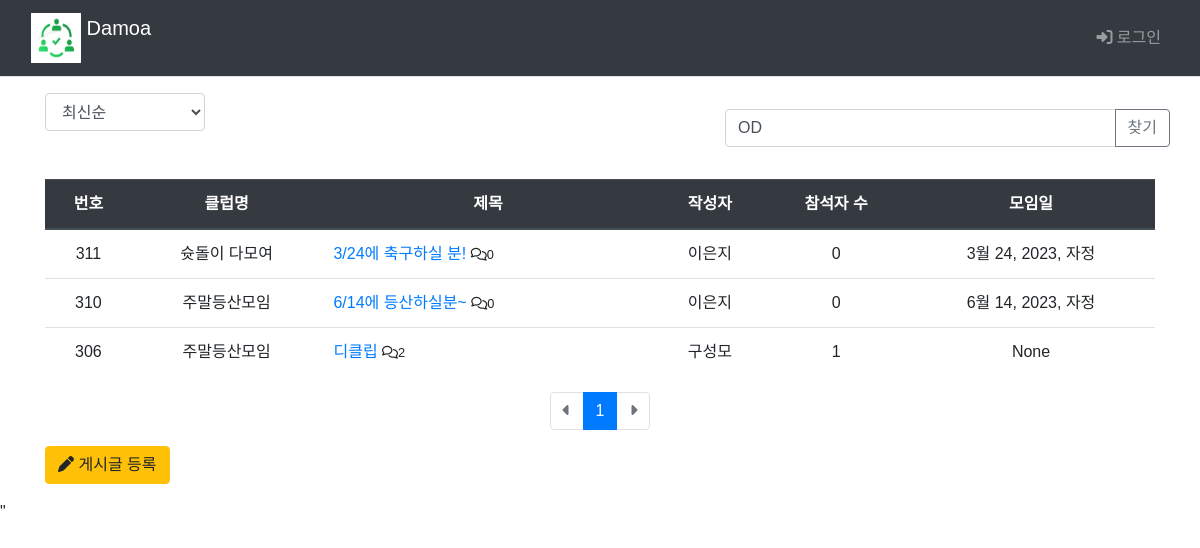
The app's page /main/board_list/?kw=OD with its own data.
### main/models.py (models this page shows, shortened)
class Board(models.Model):
    club = models.ForeignKey(Club, on_delete=models.CASCADE)
    author = models.ForeignKey(settings.AUTH_USER_MODEL, on_delete=models.CASCADE, default=1, null=True, related_name='author_board')
    subject = models.CharField('제목', max_length = 200,
                               help_text='게시글의 제목을 한 줄로 작성하세요.')
    content = models.TextField('내용', help_text='내용을 상세히 작성하세요.')
    create_date = models.DateTimeField('생성일')
    modify_date = models.DateTimeField(null=True, blank=True)
    voter=models.ManyToManyField(settings.AUTH_USER_MODEL, related_name='voter_board')
    event_date = models.DateTimeField('모임일',null=True, blank=True)

class Club(models.Model):
    class category(models.TextChoices):
        from django.utils.translation import gettext_lazy as _
        COOK = 'CK', _('Cook')
        CULTURE = 'CT', _('Culture')
        GAME = 'GA', _('Game')
        LANGUAGE = 'LA', _('Language')
        MUSIC = 'MU', _('Music')
        OUTDOOR = 'OD', _('Outdoor')
        SPORTS = 'SP', _('Sports')
    category = models.CharField(
        max_length=10,
        choices = category.choices,
        null=True
    )
    name=models.TextField('클럽이름')
    author = models.ForeignKey(settings.AUTH_USER_MODEL, on_delete=models.CASCADE, default=1, null=True, related_name='author_club')
    def __str__(self):
        return self.name

### common/models.py (models this page shows)
class CustomUser(AbstractBaseUser, PermissionsMixin) :
    email = models.EmailField(blank=True, unique=True, default='')
    username = models.CharField(max_length = 15, unique=True)
    name = models.CharField(max_length=15)
    age = models.IntegerField()
    ad = models.CharField(max_length=50)
    is_active = models.BooleanField(default=True)
    is_superuser = models.BooleanField(default=True)
    is_staff = models.BooleanField(default=True)
    date_joined = models.DateTimeField(default=timezone.now)
    last_login = models.DateTimeField(blank=True, null=True)
    objects = CustomUserManager()
    USERNAME_FIELD = 'username'
    REQUIRED_FIELD = ['name']
    class Meta :
        ordering = ['-date_joined']
        verbose_name = 'User'
        verbose_name_plural = 'User'

### main/views.py (the view)
# urls.py: path('main/board_list/', views.board_list, name='board_list'),
def board_list(request):
    page = request.GET.get('page', '1')  # 페이지
    kw = request.GET.get('kw', '')  # 검색어
    so = request.GET.get('so', 'recent') # 정렬 기준 / default 최신순
    if so == 'recent':
        board_list = Board.objects.order_by('-create_date')
    elif so == 'late':
        board_list = Board.objects.order_by('create_date')
    elif so == 'recommend':
        board_list = Board.objects.annotate(
            num_voter = Count('voter')).order_by('-num_voter', '-create_date')
    elif so == 'popular':
        board_list = Board.objects.annotate(
            num_reply = Count('reply')).order_by('-num_reply', '-create_date')
    else : # 위 경우 제외 board_id 역순정렬
        board_list = Board.objects.order_by('-id')
    if kw:
        board_list = board_list.filter(
            Q(subject__icontains=kw) |  # 제목 검색
            Q(content__icontains=kw) |  # 내용 검색
            Q(author__name__icontains=kw) |  # 작성자 검색
            Q(club__name__icontains=kw) |    # 클럽 이름 검색
            Q(club__category__icontains=kw)  # 클럽 카테고리 검색
        ).distinct()
    paginator = Paginator(board_list, 10)  # 페이지당 10개
    page_obj = paginator.get_page(page)
    context = {'board_list':page_obj, 'page':page, 'kw':kw, 'so':so}
    return render(request, 'main/board_list.html', context)

### templates/main/board_list.html (shortened to what this page needs)
{% extends 'base.html' %}
{% load static %}
{% load main_filter %}
{% block content %}
  <div class="container my-3">
    <div class="row justify-content-between my-3">
      <div class="col-2">
        <select class="form-control so">
          <option value="recent" {% if so == 'recent' %} selected{% endif %}>
            최신순
          </option>
        </select>
      </div>
      <div class="row col-5 my-3">
          <div class="input-group">
            <input type="text" id="search_kw" class="form-control kw" value="{{ kw|default_if_none:'' }}">
            <div class="input-group-append">
              <button class="btn btn-outline-secondary" type="button" id="btn_search">찾기</button>
            </div>
          </div>
      </div>
  </div>
    <table class="table ">
      <thead>
        <tr class="text-center thead-dark">
          <th>번호</th>
          <th>클럽명</th>
          <th style="width:30%">제목</th>
          <th>작성자</th>
          <th>참석자 수</th>
          <th>모임일</th>
        </tr>
      </thead>
      <tbody>
        {% if board_list %}
          {% for board in board_list %}
            <tr class="text-center">
              <td>{{board.id}}</td>
              <td>{{ board.club }}</td>
              <td class="text-left">
                <a href="{%url 'main:detail' board.id%}">{{board.subject}}</a>  <small><i class="fa-regular fa-comments"></i>{{board.reply_set.count}}</small>
              </td>
              <td>{{board.author.name}}</td>
              <td>{{board.voter.count}}</td>
              <td>{{board.event_date}}</td>
            </tr>
          {% endfor %}
        {% else %}
          게시글이 없습니다.
        {% endif %}
      </tbody>
    </table>
    <ul class="pagination justify-content-center">
      {% if board_list.has_previous %}
        <li class="page-item">
      <a class="page-link" href="#" data-page="1">
        <i class="fa-solid fa-backward-fast"></i>
      </a>
    </li>
    <li class="page-item">
      <a class="page-link" href="#" data-page="{{ board_list.previous_page_number }}">
        <i class="fa-solid fa-caret-left"></i>
      </a>
    </li>
      {% else %}
        <li class="page-item disabled">
          <a class="page-link" tabindex="-1" aria-disabled="true" href="#">
            <i class="fa-solid fa-caret-left"></i>
          </a>
        </li>
      {% endif %}
      {% for page_number in board_list.paginator.page_range %}
        {% if page_number >= board_list.number|add:-3 and page_number <= board_list.number|add:3 %}
          {% if page_number == board_list.number %}
            <li class="page-item active" aria-current="page">
              <a class="page-link" data-page="{{ page_number }}">
                {{ page_number }}
              </a>
            </li>
          {% else %}
            <li class="" page-item="page-item">
              <a class="page-link" data-page="{{ page_number }}">
                {{ page_number }}
              </a>
            </li>
          {% endif %}
        {% endif %}
      {% endfor %}
      {% if board_list.has_next %}
        <li class="page-item">
      <a class="page-link" href="#" data-page="{{ board_list.next_page_number }}">
        <i class="fa-solid fa-caret-right"></i>
      </a>
    </li>
    <li class="page-item">
      <a class="page-link" href="#" data-page="{{ board_list.paginator.num_pages }}">
        <i class="fa-solid fa-forward-fast"></i>
      </a>
    </li>
      {% else %}
        <li class="page-item disabled">
          <a class="page-link" tabindex="-1" aria-disabled="true" href="#">
            <i class="fa-solid fa-caret-right"></i>
          </a>
        </li>
      {% endif %}
    </ul>
    <a href="{%url 'main:board_create' %}" class="btn btn-warning">
      <i class="fa-solid fa-pen"></i>
      게시글 등록
    </a>
  </div>
  <form id="searchForm" method="get" action="{% url 'main:board_list' %}">
    <input type="hidden" id="so" name="so" value={{ so }}">"
  </form>
{% endblock %}

### static/style.css (style rules this page uses)
* { font-family: 'Noto Sans KR', sans-serif; }
.page-link { border: 0px; }

### records on screen
Board: id "311", club "슛돌이 다모여", subject "3/24에 축구하실 분!", reply_set.count "0", author.name "이은지", voter.count "0", event_date "3월 24, 2023, 자정"
Board: id "310", club "주말등산모임", subject "6/14에 등산하실분~", reply_set.count "0", author.name "이은지", voter.count "0", event_date "6월 14, 2023, 자정"
Board: id "306", club "주말등산모임", subject "디클립", reply_set.count "2", author.name "구성모", voter.count "1", event_date "None"

### other values on screen
{{ page_number }} "1"
